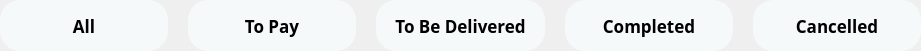
   <widget class="QWidget" name="history_tabs" native="true">
    <property name="geometry">
     <rect>
      <x>140</x>
      <y>170</y>
      <width>921</width>
      <height>51</height>
     </rect>
    </property>
    <property name="styleSheet">
     <string notr="true">QPushButton {
    background-color:#F5F9F9;
	border-radius: 20px;
	border: none;
}

QPushButton::hover{
    background-color: #E8F3F2;
}</string>
    </property>
    <layout class="QHBoxLayout" name="horizontalLayout" stretch="0,0,0,0,0">
     <property name="spacing">
      <number>20</number>
     </property>
     <property name="leftMargin">
      <number>0</number>
     </property>
     <property name="topMargin">
      <number>0</number>
     </property>
     <property name="rightMargin">
      <number>0</number>
     </property>
     <property name="bottomMargin">
      <number>0</number>
     </property>
     <item>
      <widget class="QPushButton" name="all">
       <property name="sizePolicy">
        <sizepolicy hsizetype="Minimum" vsizetype="Minimum">
         <horstretch>0</horstretch>
         <verstretch>0</verstretch>
        </sizepolicy>
       </property>
       <property name="font">
        <font>
         <family>Manrope</family>
         <pointsize>13</pointsize>
         <bold>true</bold>
        </font>
       </property>
       <property name="text">
        <string>All</string>
       </property>
      </widget>
     </item>
     <item>
      <widget class="QPushButton" name="to_pay">
       <property name="sizePolicy">
        <sizepolicy hsizetype="Minimum" vsizetype="Minimum">
         <horstretch>0</horstretch>
         <verstretch>0</verstretch>
        </sizepolicy>
       </property>
       <property name="font">
        <font>
         <family>Manrope</family>
         <pointsize>13</pointsize>
         <bold>true</bold>
        </font>
       </property>
       <property name="text">
        <string>To Pay</string>
       </property>
      </widget>
     </item>
     <item>
      <widget class="QPushButton" name="to_be_delivered">
       <property name="sizePolicy">
        <sizepolicy hsizetype="Minimum" vsizetype="Minimum">
         <horstretch>0</horstretch>
         <verstretch>0</verstretch>
        </sizepolicy>
       </property>
       <property name="font">
        <font>
         <family>Manrope</family>
         <pointsize>13</pointsize>
         <bold>true</bold>
        </font>
       </property>
       <property name="text">
        <string>To Be Delivered</string>
       </property>
      </widget>
     </item>
     <item>
      <widget class="QPushButton" name="completed">
       <property name="sizePolicy">
        <sizepolicy hsizetype="Minimum" vsizetype="Minimum">
         <horstretch>0</horstretch>
         <verstretch>0</verstretch>
        </sizepolicy>
       </property>
       <property name="font">
        <font>
         <family>Manrope</family>
         <pointsize>13</pointsize>
         <bold>true</bold>
        </font>
       </property>
       <property name="text">
        <string>Completed</string>
       </property>
      </widget>
     </item>
     <item>
      <widget class="QPushButton" name="cancelled">
       <property name="sizePolicy">
        <sizepolicy hsizetype="Minimum" vsizetype="Minimum">
         <horstretch>0</horstretch>
         <verstretch>0</verstretch>
        </sizepolicy>
       </property>
       <property name="font">
        <font>
         <family>Manrope</family>
         <pointsize>13</pointsize>
         <bold>true</bold>
        </font>
       </property>
       <property name="text">
        <string>Cancelled</string>
       </property>
      </widget>
     </item>
    </layout>
   </widget>
